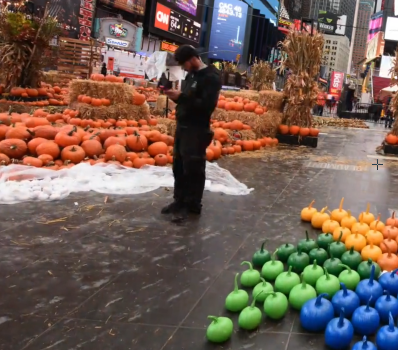
#> input picture project2/images/t1_1.png, 398 x 350 px
$ python t1.py
#> lines starting #> are read from the running program, lines starting #| are printed output that depends on the picture; after the words box and inside, x2 and y2 are one past the last pixel; in counts of white or black regions, pixels touching at a corner belong together
#Only add your code inside the function (including newly improted packages)
# You can design a new function and call the new function in the given functions.
# Not following the project guidelines will result in a 10% reduction in grades

import cv2
import numpy as np
import matplotlib.pyplot as plt


def main():
    img1 = cv2.imread('./images/t1_1.png')
#> img1 is the input picture: shape (350, 398, 3); mean B, G, R 83.2, 93.9, 113.9
    img2 = cv2.imread('./images/t1_2.png')
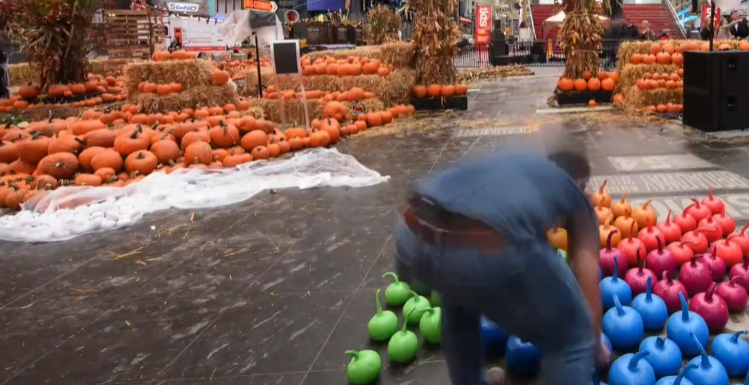
#> input picture project2/images/t1_2.png, 749 x 385 px
#> img2 is the input picture: shape (385, 749, 3); mean B, G, R 85, 91.1, 117.7
    savepath = 'task1.png'
    stitch_background(img1, img2, savepath=savepath)


def stitch_background(img1, img2, savepath=''):
    "The output image should be saved in the savepath."
    "Do NOT modify the code provided."

    # draw_img(img1)
    # draw_img(img2)

    is_draw=False
    stitch_two_imgs(img1, img2, is_draw,savepath,True)

    return np


## common


def match(query_descriptors,train_descriptors):
    from scipy.spatial import distance as dist

    match_list=[]
    for i in range(train_descriptors.shape[0]):
        best_match=cv2.DMatch()
        second_best_match=cv2.DMatch()

        match_list_i=[]
        for j in range(query_descriptors.shape[0]):
            distance=dist.sqeuclidean(train_descriptors[i],query_descriptors[j])

            if(distance<best_match.distance):
                second_best_match.distance=best_match.distance
                second_best_match.trainIdx=best_match.trainIdx
                second_best_match.queryIdx=best_match.queryIdx
                second_best_match.imgIdx=best_match.imgIdx
                best_match.distance=distance
                best_match.trainIdx=i
                best_match.queryIdx=j
                best_match.imgIdx=0
            elif(distance<second_best_match.distance):
                second_best_match.distance=distance
                second_best_match.trainIdx=i
                second_best_match.queryIdx=j
                second_best_match.imgIdx=0
        match_list_i.append(best_match)
        match_list_i.append(second_best_match)
        match_list.append(match_list_i)
    good_match_list=ratio_test(match_list)
    good_match_list = sorted(good_match_list, key = lambda x:x.distance)
    return good_match_list[:15]


def ratio_test(match_list):
    good_match_list=[]
    for m,n in match_list:
        if m.distance<0.75*n.distance:
            good_match_list.append(m)
    return good_match_list


def stitch_two_imgs(img1, img2,is_draw, savepath,is_save):
    pad_img1,keypoints1,keypoints2,match_list,h,matchesMask=compute_warp(img1,img2,is_draw)
    result=combine(pad_img1, img2,keypoints1,keypoints2,match_list,img1,is_draw,matchesMask,h,savepath)
    if is_save:
        cv2.imwrite(savepath,result)
    return result


def unpad(compared_img,pad_base_img):
    top= top_distance(compared_img)
    down=pad_base_img.shape[0]- top_distance(compared_img)
    left= left_distance(compared_img)
    right=pad_base_img.shape[1]- left_distance(compared_img)
    return top,down,left,right


def pad(base_img,compared_img):
    borderType = cv2.BORDER_CONSTANT
    top = top_distance(compared_img)
#> top = 308
    bottom = top
#> bottom = 308
    left = left_distance(compared_img)
#> left = 599
    right = left
#> right = 599
    value = [ 0, 0, 0]
    dst = cv2.copyMakeBorder(base_img, top, bottom, left, right, borderType, None, value)
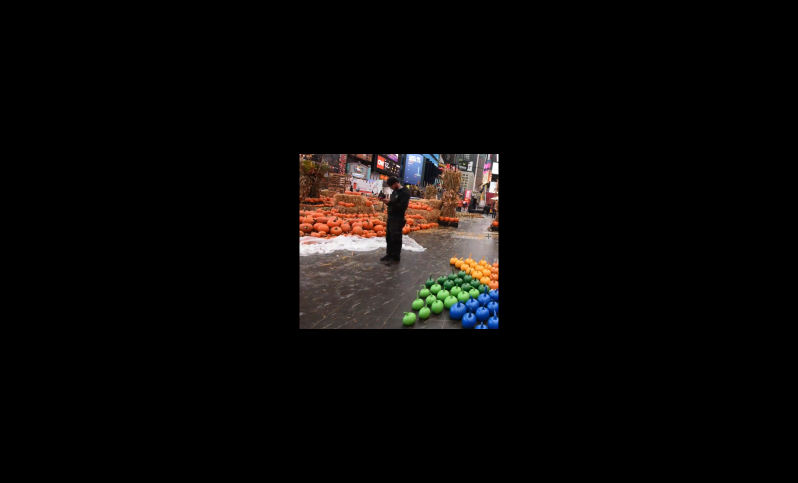
#> dst: shape (966, 1596, 3) (shown at 1/2 size); mean B, G, R 7.5, 8.5, 10.3
    return dst

def top_distance(img):
    return int(0.8 * img.shape[0])

def left_distance(img):
    return int(0.8 * img.shape[1])

def combine(pad_img1, img2,keypoints1,keypoints2,match_list,img1,is_draw,matchesMask,h,savepath):


    warped_img = cv2.warpPerspective(img2, h, (pad_img1.shape[1]  , pad_img1.shape[0] ))
    # [7 lines of commented-out code are left out]


    top,down,left,right=unpad(img2,pad_img1)

    warped_img[top:down, left:right ] = pad_img1[top:down, left:right ]

    if is_draw:
        warp_img2_in_img1=draw_warp_img2_in_img1(pad_img1,img2,keypoints1,keypoints2,match_list,matchesMask,h)
        draw_img(warped_img)


    return warped_img


def compute_warp(img1,img2,is_draw):#base_img,compared_img
    pad_img1=pad(img1,img2)
    sift =cv2.xfeatures2d.SIFT_create()
    keypoints1, descriptors1 = sift.detectAndCompute(pad_img1, None)
#> keypoints1 = 1877 keypoints; strongest (x, y, size): (995, 310, 2.8), (794, 310, 3), (995, 321, 2.8), (777, 335, 1.9)
    keypoints2, descriptors2 = sift.detectAndCompute(img2, None)
#> keypoints2 = 3069 keypoints; strongest (x, y, size): (321, 18, 4.7), (560, 17, 7.5), (736, 26, 2.2), (715, 19, 1.8)


    match_list= match(descriptors2 ,descriptors1 ) #   remove comment
#> after the loop in match, `for i in range(train_descriptors.shape[0]):`: match_list = 1877 matches
#> after the loop in ratio_test, `for m,n in match_list:`: good_match_list = 639 matches
#> match_list = 15 matches

    # [8 lines of commented-out code are left out]

    destination_pts=np.float32([keypoints1[m.trainIdx].pt for m in match_list]).reshape(-1,1,2)
#> destination_pts = 15 rows, first 8: [856.5, 450.1], [727.4, 455.9], [628, 484.9], [692.8, 427.6], [642.9, 472.2], [856.5, 450.1], [650.6, 452.9], [722.5, 457.3]
    source_pts=np.float32([keypoints2[m.queryIdx].pt for m in match_list]).reshape(-1,1,2)
#> source_pts = 15 rows, first 8: [387, 113], [214.2, 144.3], [85.61, 200.9], [163.8, 113], [103.9, 181.2], [387, 113], [111.2, 154.3], [208, 146.8]
    h , mask = cv2.findHomography(source_pts, destination_pts, cv2.RANSAC,5.0)
#> h = [[0.757, -0.04, 581], [0.111, 0.784, 325.5], [1.8e-05, 7.05e-05, 1]]; mask = [1, 1, 1, 1, 1, 1, 1, 1, 1, 1, 1, 1, 1, 1, 1]
    matchesMask = mask.ravel().tolist()
#> matchesMask = [1, 1, 1, 1, 1, 1, 1, 1, 1, 1, 1, 1, 1, 1, 1]
    return pad_img1,keypoints1,keypoints2,match_list,h,matchesMask


def draw_warp_img2_in_img1(img1,img2,keypoints1,keypoints2,match_list,matchesMask,h):
    height,w,d = img2.shape
    pts = np.float32([ [0,0],[0,height-1],[w-1,height-1],[w-1,0] ]).reshape(-1,1,2)
    dst = cv2.perspectiveTransform(pts,h)
    img1 = cv2.polylines(img1,[np.int32(dst)],True,255,3, cv2.LINE_AA)
    return draw_inliers(img1,keypoints1,img2,keypoints2,match_list,matchesMask)

def draw_img(img):
    cv2.namedWindow('image', cv2.WINDOW_AUTOSIZE)
    resized_img=cv2.resize(img, (1500, 750))
    cv2.imshow('image', resized_img)
    cv2.waitKey(0)
    cv2.destroyAllWindows()


def draw_inliers(img1,kp1,img2,kp2,match,matchesMask):
    draw_params = dict(matchColor = (0,255,0),
                   singlePointColor = None,
                   matchesMask = matchesMask,
                   flags = 2)
    img3 = cv2.drawMatches(img2,kp2,img1,kp1,match,None,**draw_params)
    # plt.imshow(img3, 'gray'),plt.show()
    draw_img(img3)
    return img3


## common

def test():
    img1 = cv2.imread('./images/t2_2.png')
    img2 = cv2.imread('./images/t2_1.png')
    savepath = 'data/t2/test13.png'
    is_draw=True
    stitch_two_imgs(img1, img2, is_draw,savepath,True)

if __name__ == "__main__":
    # test()
    main()
#> in stitch_two_imgs, `pad_img1,keypoints1,keypoints2,match_list,h,matchesMask=compute_warp(i..`: match_list = 15 matches; matchesMask = [1, 1, 1, 1, 1, 1, 1, 1, 1, 1, 1, 1, 1, 1, 1]
#> in combine, `warped_img = cv2.warpPerspective(img2, h, (pad_img1.shape[1]  , pad_im..`:
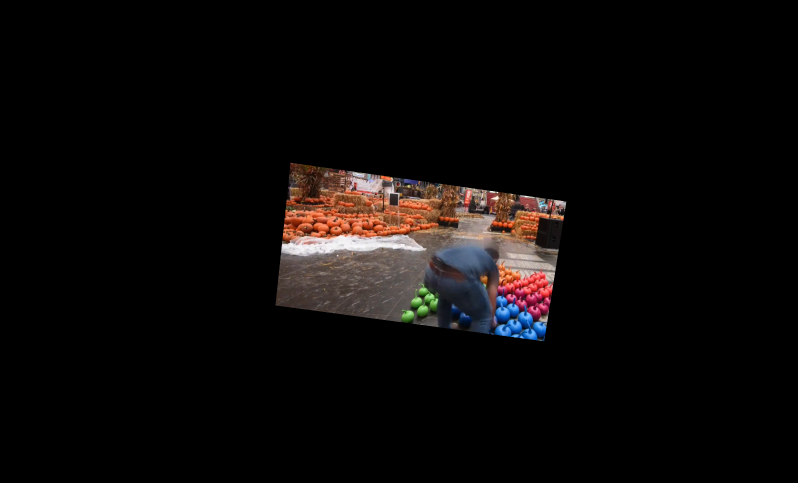
#> warped_img: shape (966, 1596, 3) (shown at 1/2 size); mean B, G, R 8.6, 9.3, 12
#> in unpad, `top= top_distance(compared_img)`: top = 308
#> in unpad, `down=pad_base_img.shape[0]- top_distance(compared_img)`: down = 658
#> in unpad, `left= left_distance(compared_img)`: left = 599
#> in unpad, `right=pad_base_img.shape[1]- left_distance(compared_img)`: right = 997
#> in combine, `top,down,left,right=unpad(img2,pad_img1)`: top = 308; down = 658; left = 599; right = 997
#> in combine, `warped_img[top:down, left:right ] = pad_img1[top:down, left:right ]`:
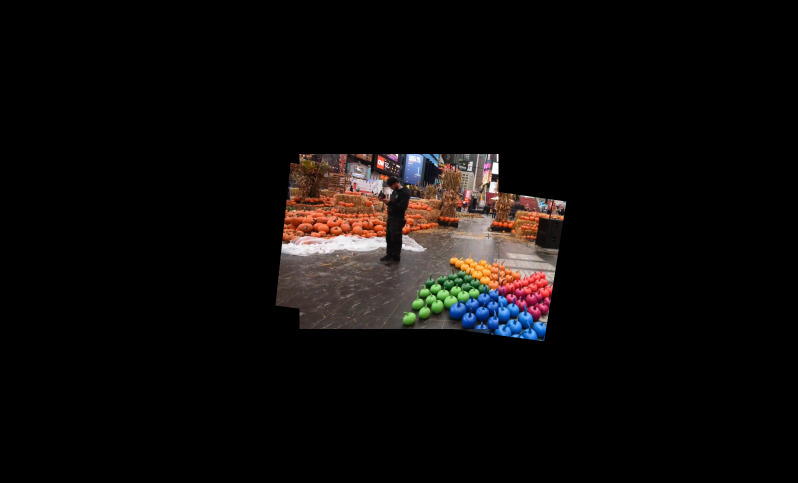
#> warped_img: shape (966, 1596, 3) (shown at 1/2 size); 9.03% of pixels changed, all inside (x1, y1, x2, y2) = (599, 308, 997, 658)
